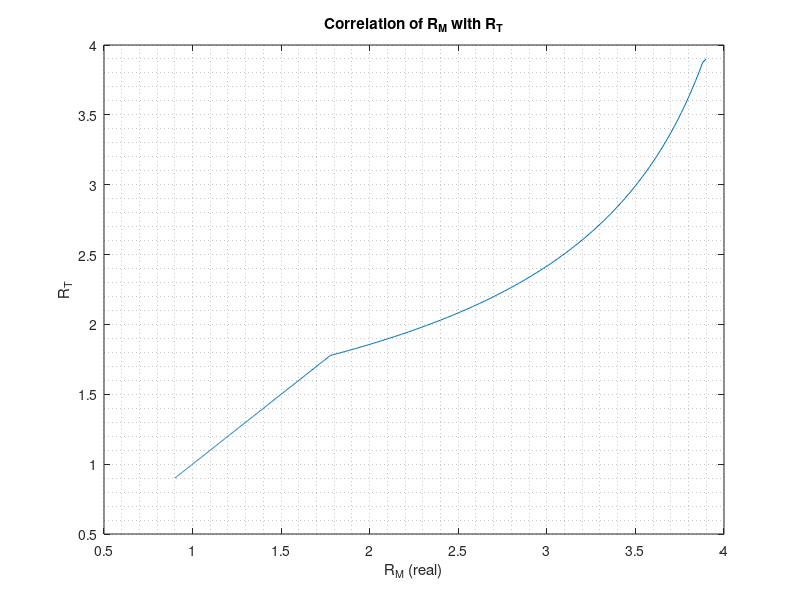
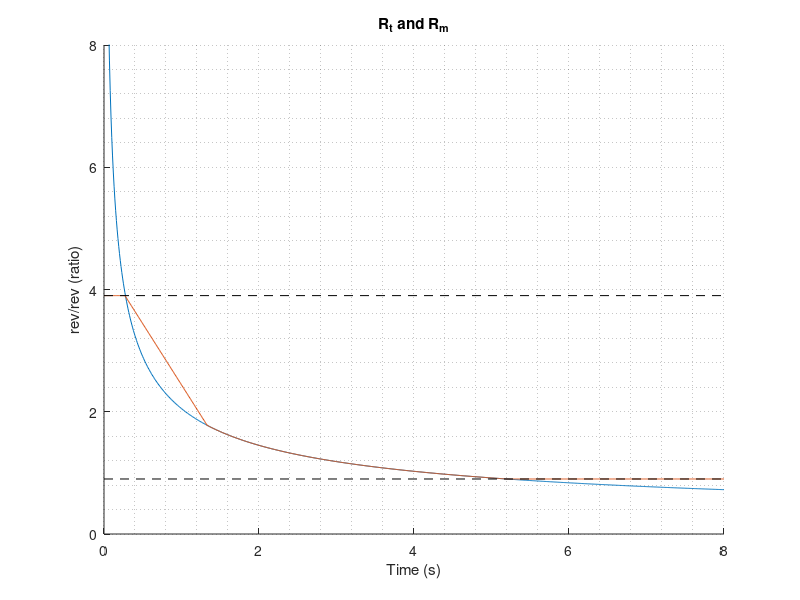
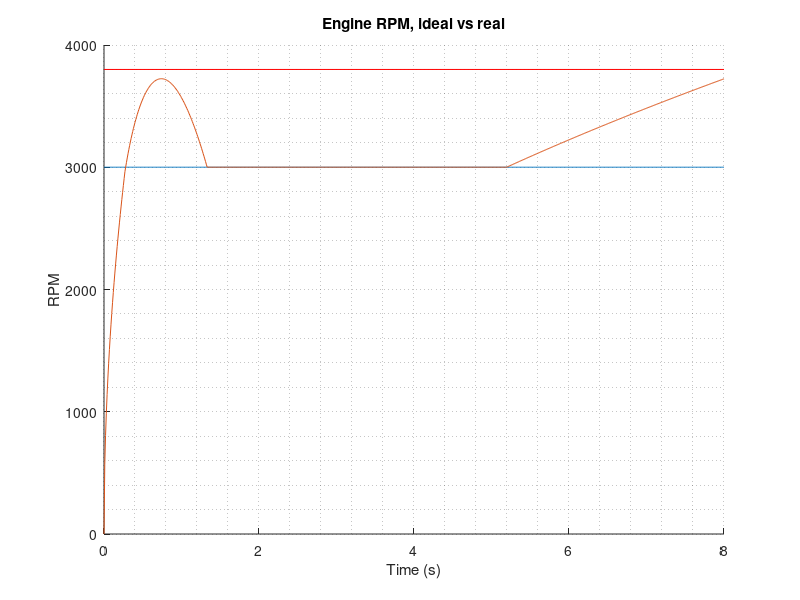
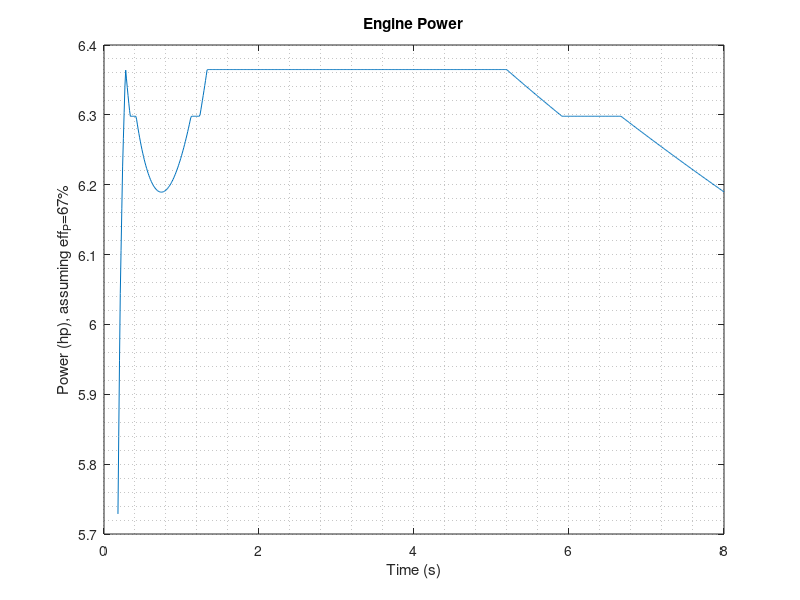

Write MATLAB code to recreate these figures, in order.
clear
H=3685     ;     % 6.7hp to lb*ft/s
m=600/32.2 ;     % 600 lb to slugs
Rfd=6.418  ;     % final drive ratio
rt=10/12   ;     % inches
dt=0.01;
t=[0:dt:8];
Rdot_max = 2;

Edata_rpm =   [3800 3600 3400 3200 3000 2800 2600 2400] % RPM
Edata_torque= [12.7 13.5 14.5 15.4 16.6 17.4 18.1 18.5] % ft*lbf
Edata_power=  [9.2 9.3 9.4 9.4 9.5 9.3 9.0 8.5]        % hp
Edata_power_real = Edata_power*0.67;

v=sqrt(2*H/m) * sqrt(t);
a=sqrt(H/(2*m)) * sqrt(1./t);
s=(2/3)*sqrt(2*H/m)*t.^(3/2);

wf=v/rt;
wfdot=a/rt;
ws=wf*Rfd;
wsdot=wfdot*Rfd;
we=ones(1,length(ws))*314.2;
R=we./ws;
Rdot=-(wsdot.*we.*ws.^(-2));

Rt_corr=max( min(R,3.9), 0.9);
Rm = zeros(size(Rt_corr));
Rm(1)=Rt_corr(1);

for i = 2:length(Rm)
  Rm(i)=Rm(i-1)+max(min((Rt_corr(i)-Rm(i-1)),Rdot_max*dt),-Rdot_max*dt);
end


wem = ws.*Rm;
wem_RPM= wem*60/(2*pi);
we_RPM=we*60/(2*pi);

figure 1

set(gca, "fontsize", 16)
plot(Rm,Rt_corr);
title('Correlation of R_M with R_T')
xlabel('R_M (real)')
ylabel('R_T')
grid minor on


figure 2
hold on
plot(t,R)
plot(t,Rm)
%legend("R", "R_m")
title("R_t and R_m")
ylim([0 8]);
xlabel("Time (s)")
ylabel("rev/rev (ratio)")
line([0 8],[3.9 3.9], "linestyle", "--", "color", "k")
line([0 8],[0.9 0.9], "linestyle", "--", "color", "k")
grid minor on
hold off



figure 3
hold on
plot(t,we_RPM);
plot(t,wem_RPM);
%legend("eRPM Target", "eRPM actual")
title("Engine RPM, ideal vs real")
xlabel("Time (s)")
ylabel("RPM")
line([0 8], [3800 3800], "linestyle", "-", "color", "r")
grid minor on

hold off

power=interp1(Edata_rpm, Edata_power_real, wem_RPM);
figure 4
plot(t, power)
title("Engine Power")
xlabel("Time (s)")
ylabel("Power (hp), assuming eff_P=67%")
grid minor on

